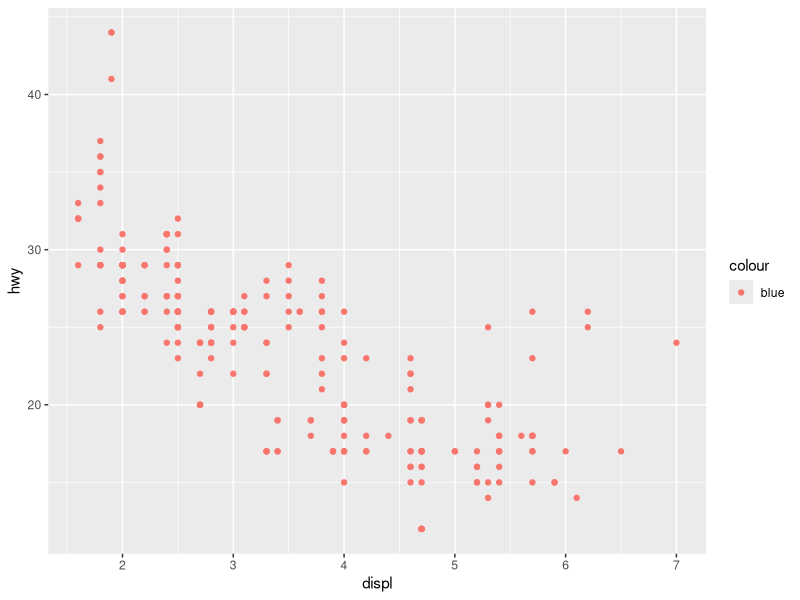
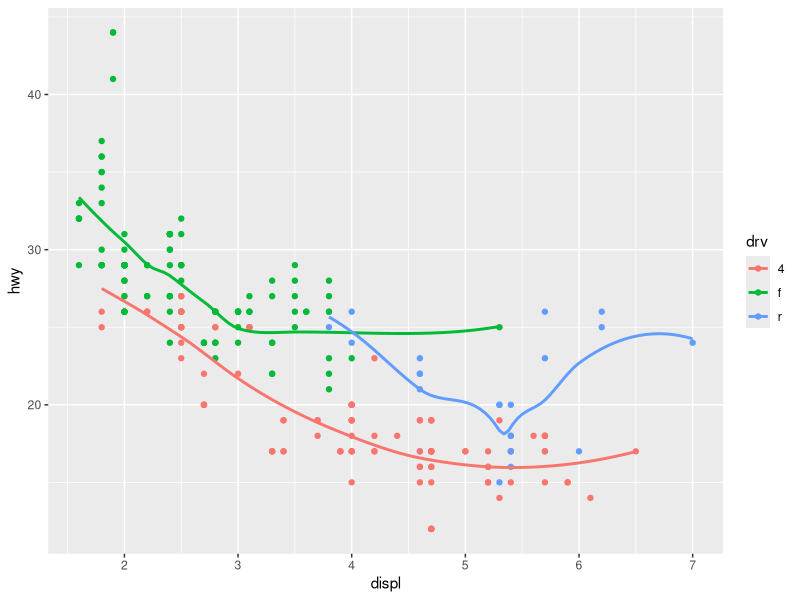
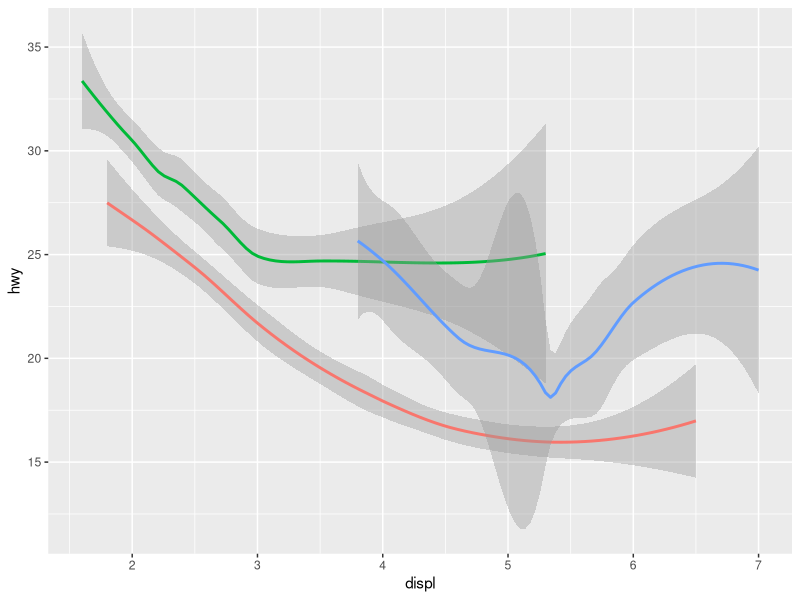
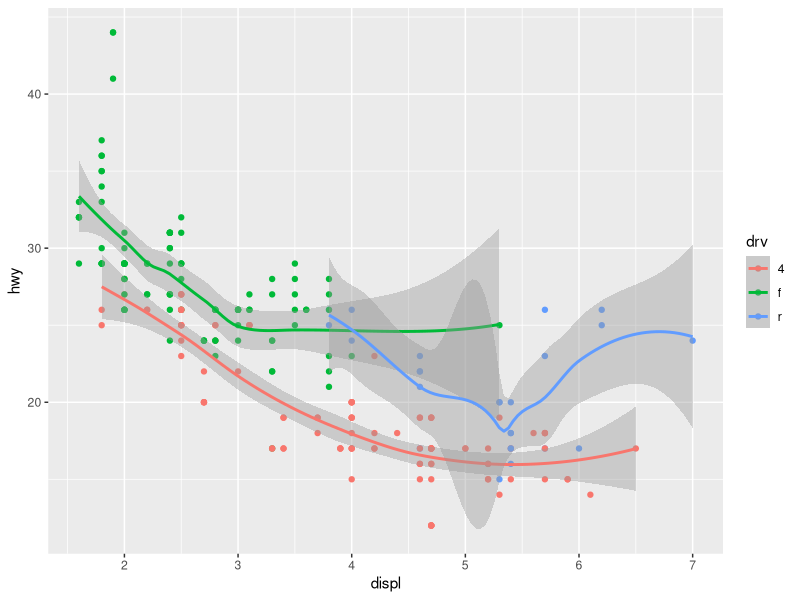
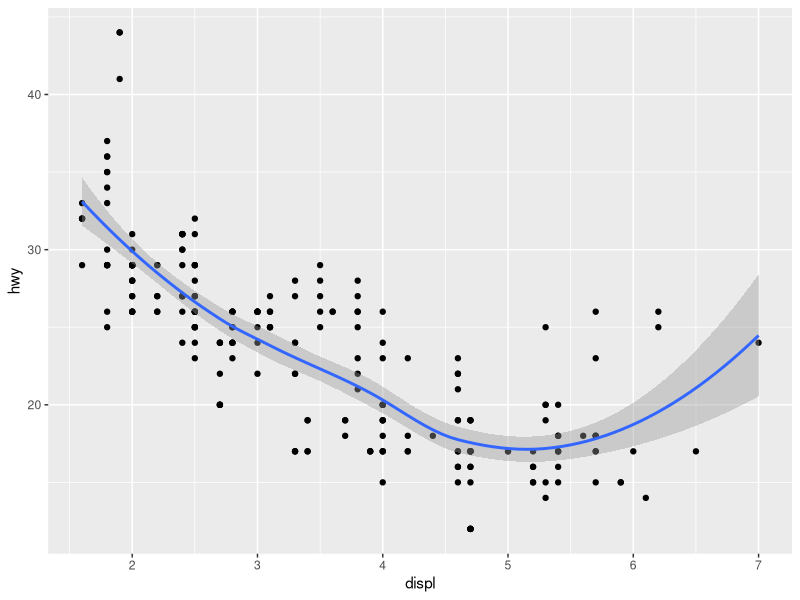
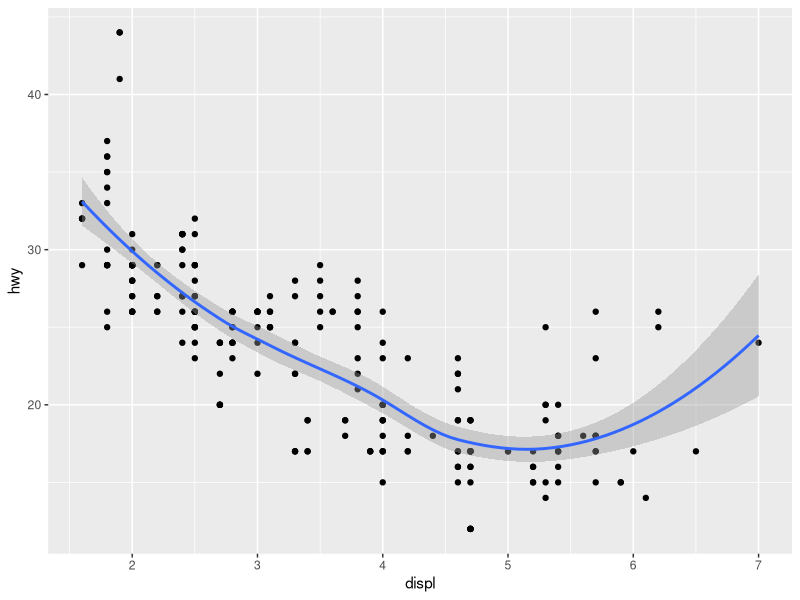
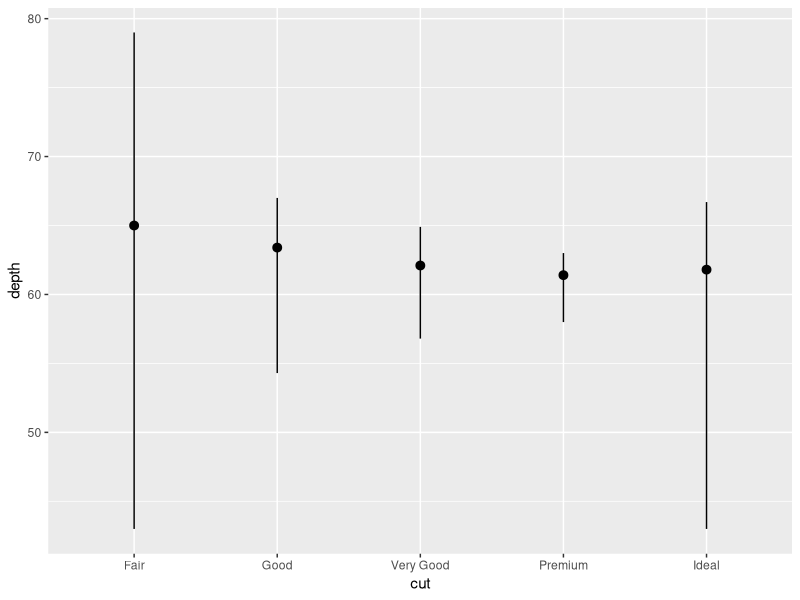
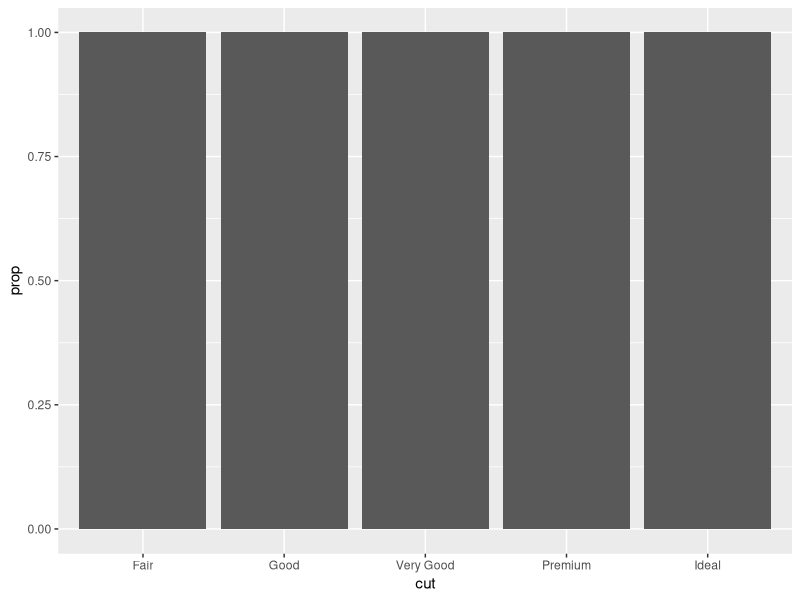

R code for these plots, in order: (Note: this script raises an error after producing the figures.)
## ---- chunk 1
knitr::opts_chunk$set(echo = TRUE)
library(tidyverse)
## ---- chunk 2

## ---- chunk 3

## ---- chunk 4

## ---- chunk 5
    ggplot(data = mpg) + 
      geom_point(mapping = aes(x = displ, y = hwy, color = "blue"))
## ---- chunk 6
    
## ---- chunk 7
    
## ---- chunk 8

## ---- chunk 9
    
## ---- chunk 10
    ggplot(data = mpg, mapping = aes(x = displ, y = hwy, color = drv)) + 
      geom_point() + 
      geom_smooth(se = FALSE)
## ---- chunk 11
ggplot(data = mpg) +
  geom_smooth(
    mapping = aes(x = displ, y = hwy, color = drv),
    show.legend = FALSE
  )
## ---- chunk 12
    ggplot(data = mpg, mapping = aes(x = displ, y = hwy, color = drv)) + 
      geom_point() + 
      geom_smooth(se = TRUE)
## ---- chunk 13
    ggplot(data = mpg, mapping = aes(x = displ, y = hwy)) + 
      geom_point() + 
      geom_smooth()
    
    ggplot() + 
      geom_point(data = mpg, mapping = aes(x = displ, y = hwy)) + 
      geom_smooth(data = mpg, mapping = aes(x = displ, y = hwy))
## ---- chunk 14
ggplot(data = diamonds) +
  stat_summary(
    mapping = aes(x = cut, y = depth),
    fun.y = median,
    fun.ymax = max,
    fun.ymin = min
  )
## ---- chunk 15

## ---- chunk 16
ggplot(data = diamonds) + 
  geom_bar(mapping = aes(x = cut, y = ..prop..))
ggplot(data = diamonds) + 
  geom_bar(mapping = aes(x = cut, fill = color, y = ..prop..))
## ---- chunk 17
ggplot(data = mpg) +
  geom_point(mapping = aes(x = hwy, y = cty))
## ---- chunk 18
ggplot(data = diamonds) + 
   geom_bar(mapping = aes(x = cut, fill = clarity), position = "dodge")
## ---- chunk 19

## ---- chunk 20
ggplot(data = mpg) +
  geom_bar(mapping = aes(x = class, fill = fl)) +
  theme(legend.position = "")
## ---- chunk 21
ggplot(data = mpg) +
  geom_point(mapping = aes(x = displ, y = hwy, colour = class)) +
  scale_ #completar
